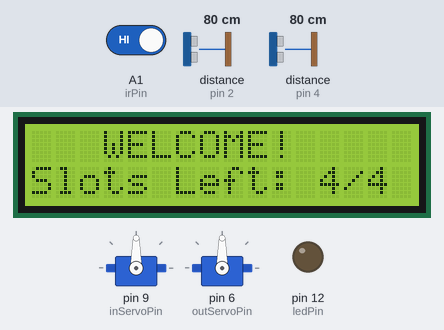
A sketch run on a simulated Arduino Uno, built with avr-gcc and run on an emulated ATmega328P. Shown: 16×2 character LCD, 2 × servo, output pins drawn as LEDs (lit = HIGH). Wiring (inferred from the names in the program): 2 × ultrasonic range finder: trigger pin 3, echo pin 2 / trigger pin 5, echo pin 4. Dashed ring = blinking. The test bench sets the inputs (shaded band); at power-on: distance to the obstacle (sensors on pin 2, pin 4) 80 cm, A1 (irPin) HIGH. The echo pulse lasts 58.3 µs per cm; pins used as bus, display or sensor lines are not drawn.

Above: at 3.2 s.
3.3 s: distance to the obstacle (sensor on pin 2) set to 12 cm
4.8 s: distance to the obstacle (sensor on pin 2) set to 9 cm
At 5.3 s:
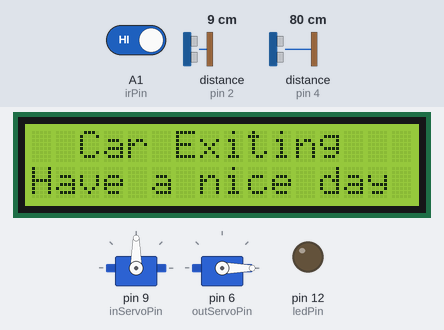
6.3 s: distance to the obstacle (sensor on pin 4) set to 12 cm
9.3 s: distance to the obstacle (sensor on pin 4) set to 9 cm
At 11.9 s:
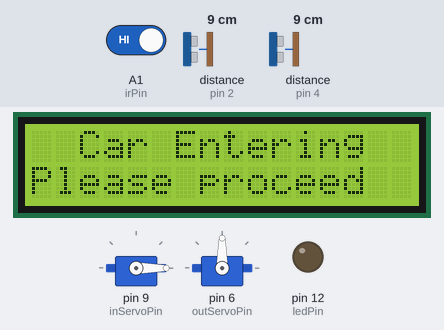
12.3 s: A1 (irPin) driven LOW
At 13.4 s:
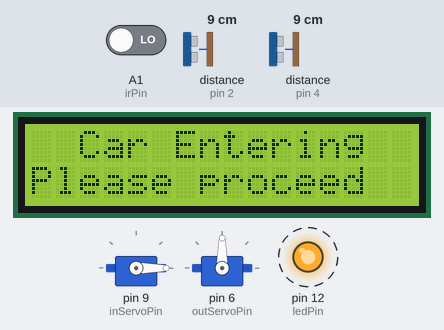
15.3 s: distance to the obstacle (sensor on pin 4) set to 4 cm
18.3 s: distance to the obstacle (sensor on pin 4) set to 2 cm
At 21.8 s:
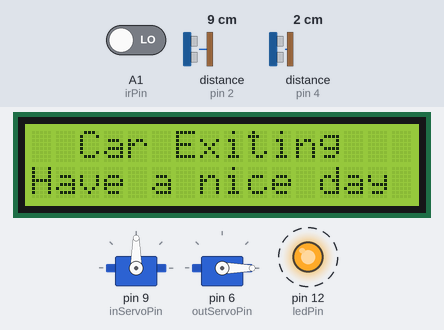
Timing chart, 0 to 22.3 s (numbered marks = the images above; inputs shaded):
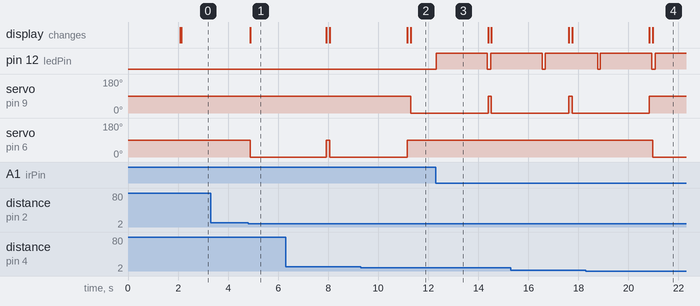

The sketch:

code_II.ino
```cpp
#include <Arduino.h>
#include <Wire.h>
#include <LiquidCrystal_I2C.h>
#include <Servo.h>

LiquidCrystal_I2C lcd(0x27, 16, 2);

// Servos
Servo inServo;
Servo outServo;

// Led
int ledPin = 12;

// Ir Pin
int irPin = A1;

// Ultrasonic pins (UNCHANGED)
int trigIn = 5;
int echoIn = 4;
int trigOut = 3;
int echoOut = 2;

// Servo pins (UNCHANGED)
int inServoPin = 9;
int outServoPin = 6;

// Parking slots
const int TOTAL_SLOTS = 4;
int Slot = TOTAL_SLOTS;

// Distance limit
int distanceLimit = 10;

// Gate timing
unsigned long gateOpenTime = 0;
const unsigned long GATE_OPEN_DURATION = 3000;
bool inGateOpen = false;
bool outGateOpen = false;

// IR Sensor timing
unsigned long ledOnTime = 0;
const unsigned long LED_ON_DURATION = 2000; // 2 seconds
bool ledActive = false;

// Function to measure distance
long getDistance(int trigPin, int echoPin) {
  digitalWrite(trigPin, LOW);
  delayMicroseconds(2);
  digitalWrite(trigPin, HIGH);
  delayMicroseconds(10);
  digitalWrite(trigPin, LOW);

  long duration = pulseIn(echoPin, HIGH, 30000);
  if (duration == 0) return 999;

  long distance = duration * 0.034 / 2;
  if (distance < 2 || distance > 400) return 999;

  return distance;
}

void setup() {
  Serial.begin(9600);

  lcd.init();
  lcd.backlight();

  pinMode(trigIn, OUTPUT);
  pinMode(echoIn, INPUT);
  pinMode(trigOut, OUTPUT);
  pinMode(echoOut, INPUT);

  // IR Sensor and LED setup
  pinMode(irPin, INPUT);
  pinMode(ledPin, OUTPUT);
  digitalWrite(ledPin, LOW); // Ensure LED is off initially

  inServo.attach(inServoPin);
  outServo.attach(outServoPin);

  inServo.write(90);
  outServo.write(90);

  lcd.setCursor(0, 0);
  lcd.print("  ARDUINO CAR  ");
  lcd.setCursor(0, 1);
  lcd.print(" PARKING SYS ");
  delay(2000);
  lcd.clear();
}

void loop() {
  unsigned long currentTime = millis();

  long distIn = getDistance(trigIn, echoIn);
  long distOut = getDistance(trigOut, echoOut);

  // -------- IR SENSOR DETECTION --------
  int irValue = digitalRead(irPin);

  // When IR sensor detects something (usually LOW when obstacle detected)
  // Note: May need to adjust logic based on your IR sensor type
  // Some sensors give HIGH when detecting, some give LOW
  if (irValue == LOW && !ledActive) {
    ledActive = true;
    digitalWrite(ledPin, HIGH);  // Turn LED ON
    ledOnTime = currentTime;
  }

  // -------- LED TIMER CONTROL --------
  if (ledActive && (currentTime - ledOnTime >= LED_ON_DURATION)) {
    ledActive = false;
    digitalWrite(ledPin, LOW);   // Turn LED OFF
  }

  // -------- IN GATE --------
  if (distIn < distanceLimit && !inGateOpen && Slot > 0 && !outGateOpen) {
    inGateOpen = true;
    inServo.write(0);
    Slot--;
    gateOpenTime = currentTime;

    lcd.clear();
    lcd.setCursor(0, 0);
    lcd.print("  Car Entering ");
    lcd.setCursor(0, 1);
    lcd.print("Please proceed");
  }

  // -------- OUT GATE --------
  if (distOut < distanceLimit && !outGateOpen && !inGateOpen) {
    outGateOpen = true;
    outServo.write(0);
    Slot++;
    if (Slot > TOTAL_SLOTS) Slot = TOTAL_SLOTS;
    gateOpenTime = currentTime;

    lcd.clear();
    lcd.setCursor(0, 0);
    lcd.print("  Car Exiting  ");
    lcd.setCursor(0, 1);
    lcd.print("Have a nice day");
  }

  // -------- PARKING FULL --------
  if (distIn < distanceLimit && Slot == 0 && !inGateOpen) {
    lcd.clear();
    lcd.setCursor(0, 0);
    lcd.print("   SORRY :(   ");
    lcd.setCursor(0, 1);
    lcd.print(" Parking Full ");
    delay(1500);
    lcd.clear();
  }

  // -------- CLOSE GATES --------
  if ((inGateOpen || outGateOpen) &&
      (currentTime - gateOpenTime >= GATE_OPEN_DURATION)) {

    inServo.write(90);
    outServo.write(90);

    inGateOpen = false;
    outGateOpen = false;

    lcd.clear();
  }

  // -------- IDLE DISPLAY --------
  if (!inGateOpen && !outGateOpen) {
    lcd.setCursor(0, 0);
    lcd.print("   WELCOME!   ");
    lcd.setCursor(0, 1);
    lcd.print("Slots Left: ");
    lcd.print(Slot);
    lcd.print("/");
    lcd.print(TOTAL_SLOTS);
    lcd.print(" ");
  }

  delay(100);
}
```

Measured:
- the behaviour switches between 11 and 10 cm on distance to the obstacle (sensor on pin 2) (found by bisection; images 0 and 1)
- the behaviour switches between 11 and 10 cm on distance to the obstacle (sensor on pin 4) (found by bisection; images 1 and 2)
- the behaviour switches between 3 and 2 cm on distance to the obstacle (sensor on pin 4) (found by bisection; images 3 and 4)
- after the input at 3.3 s, every drawn part: stays the same
- after the input at 4.8 s, servo on pin 6 (outServoPin): 90° → 0° after 0.08 s; the display: changes after 0.08 s (image 1)
- after the input at 9.3 s, servo on pin 9 (inServoPin): 90° → 0° after 2.0 s; servo on pin 6 (outServoPin): goes on until 11.2 s, then stays 90°; the display: first differs from a run without the input after 2.0 s (image 2)
- after the input at 12.3 s, pin 12 (ledPin): LOW → HIGH at once, → LOW 2.0 s later, → HIGH 0.13 s later
- after the input at 18.3 s, servo on pin 9 (inServoPin): goes on until 20.8 s, then stays 90°; servo on pin 6 (outServoPin): 90° → 0° after 2.7 s; the display: first differs from a run without the input after 2.7 s (image 4)
